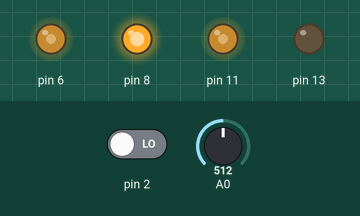
This sketch was run on a simulated Arduino Uno, built with avr-gcc and run on an emulated ATmega328P. Parts: output pins drawn as LEDs (lit = HIGH). The inputs (shaded band) are chosen by the test bench; at power-on: A0 = 512, pin 2 LOW.

Above: at 1.2 s.
1.3 s: A0 set to 716
At 2.5 s:
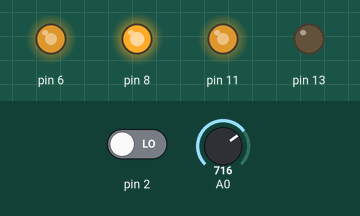
2.8 s: pin 2 driven HIGH
At 3.7 s:
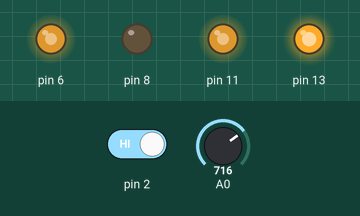
4.3 s: A0 set to 900
At 4.8 s:
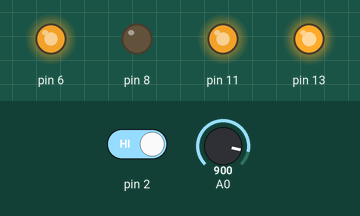
5.8 s: pin 2 driven LOW
At 7.0 s:
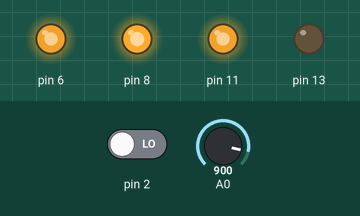
7.3 s: A0 set to 122
At 8.3 s:
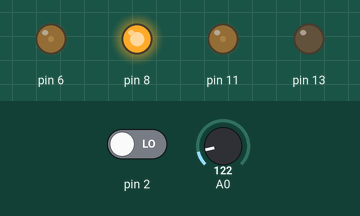
8.8 s: pin 2 driven HIGH
At 9.4 s:
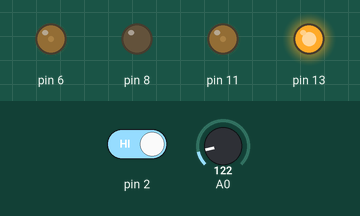
Timing chart, 0 to 11.3 s (numbered marks = the images above; inputs shaded):
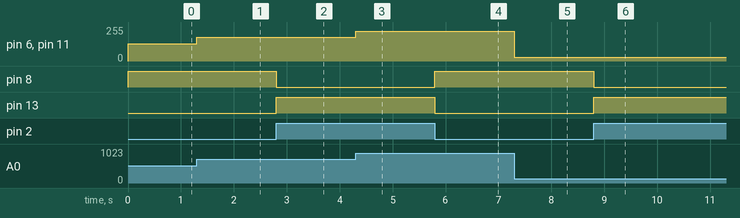

Measured:
- after the input at 1.3 s, pin 6, pin 11: 128/255 → 179/255 at once
- after the input at 2.8 s, pin 8: HIGH → LOW at once; pin 13: LOW → HIGH at once
- after the input at 4.3 s, pin 6, pin 11: 179/255 → 225/255 at once
- after the input at 5.8 s, pin 8: LOW → HIGH at once; pin 13: HIGH → LOW at once
- after the input at 7.3 s, pin 6, pin 11: 225/255 → 30/255 at once
- after the input at 8.8 s, pin 8: HIGH → LOW at once; pin 13: LOW → HIGH at once

The sketch:

Lesson5_HolidayLights070825.ino
```cpp
int readValue = 0;
int writeValue = 0;

void setup() {
  pinMode(6, OUTPUT);
  pinMode(8, OUTPUT);
  pinMode(11, OUTPUT);
  pinMode(13, OUTPUT);
}

void loop() {
  readValue = analogRead(A0);
  writeValue = readValue / 4;

  analogWrite(6, writeValue);
  analogWrite(11, writeValue);

  if (digitalRead(2) == HIGH) {
    digitalWrite(13, HIGH);
    digitalWrite(8, LOW);
  }
  if (digitalRead(2) == LOW) {
    digitalWrite(13, LOW);
    digitalWrite(8, HIGH);
  }

}
```
